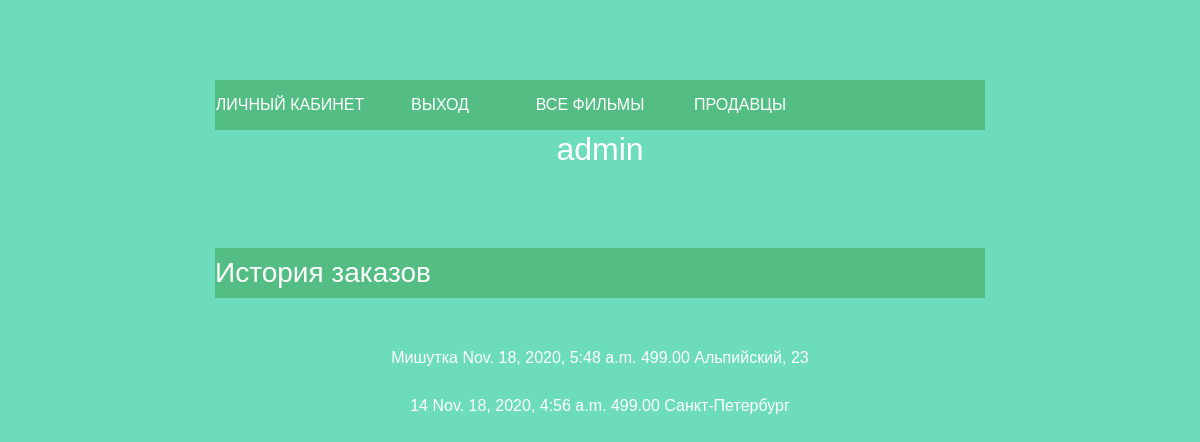
/account/1/ (signed in), run on the app's committed database.
### application/models.py (models this page shows)
class Сassette(models.Model):
    name = models.CharField(max_length=50)
    price = models.DecimalField(max_digits = 5, decimal_places=2)
    year = models.IntegerField()
    theme = models.CharField(max_length=50)
    duration = models.TimeField()
    film_studio = models.CharField(max_length=50)
    producer = models.CharField(max_length=50)
    poster = models.TextField()

class Selling(models.Model):
    id_cassette = models.IntegerField()
    id_seller = models.IntegerField()
    id_profile = models.IntegerField()
    price = models.DecimalField(max_digits=5, decimal_places=2)
    date = models.DateTimeField(auto_now_add=True)

class Seller(models.Model):
    address = models.CharField(max_length=50)

### application/views.py (the view)
# urls.py: path('account/<int:user_id>/', account, name='account_url'),
def account(request, user_id):
    try:
        user = User.objects.get(pk=user_id)
        context = {'data_u': user, 'data_c': Сassette.objects.all(), 'data_s': Seller.objects.all(),
                   'data_sg': Selling.objects.all()}
    except User.DoesNotExist:
        raise Http404("Пользователя не сущетсвует")
    return render(request, 'account.html', context)

### templates/account.html (shortened to what this page needs)
{% extends 'base.html' %}
{% block content %}
<div >
  <h2 style="text-align:center">{{user.username}}</h2>
</div>
<h3 class="menu-wrap" >История заказов</h3>
    <br>
<p style="text-align:center">
      {% for cassette in data_c %} {% for selling in data_sg %}
      {% if user.id == selling.id_profile and cassette.id == selling.id_cassette%}
              {{cassette.name}}
             {{selling.date}}
              {{selling.price}}
                {% for seller in data_s %} {% if seller.id == selling.id_seller %}
                        {{seller.address}}
                {% endif %}{% endfor %}
          {% endif %}
      <br>{% endfor %}
          <br>
      {% endfor %}
</p>
{% endblock %}

### templates/base.html (shortened to what this page needs)
<!DOCTYPE html>
<html lang="en">
<head>
<link rel="stylesheet" href="https://cdnjs.cloudflare.com/ajax/libs/twitter-bootstrap/4.0.0-beta.3/css/bootstrap.css">
<link rel="stylesheet" href="https://use.fontawesome.com/releases/v5.0.4/css/all.css">
</head>
    <body>
 <div class="menu-wrap" style="z-index: 25">
	<ul>
        {% if user.is_authenticated %}
            <li><a href="{% url 'account_url' user.id%}">Личный кабинет</a></li>
            <li><a  href="{% url 'logout' %}">Выход</a></li>
        <li><a href="{% url 'base_url'%}">Все фильмы</a>
		</li>
            {% if user.is_superuser %}
            <li><a>Продавцы</a>
		</li>
                    {% endif %}
            {% else %}
            <li><a  href="{% url 'login' %}">Войти</a></li>
    {% endif %}
	</ul>
  </div>
        {% block content%}{% endblock%}
        </body>
</html>

### data on the page
Сassette: name "Мишутка"
Selling: date "Nov. 18, 2020, 5:48 a.m.", price "499.00"
Seller: address "Альпийский, 23"
Сassette: name "14"
Selling: date "Nov. 18, 2020, 4:56 a.m.", price "499.00"
Seller: address "Санкт-Петербург"

### other printed values
{{ user.username }} "admin"
